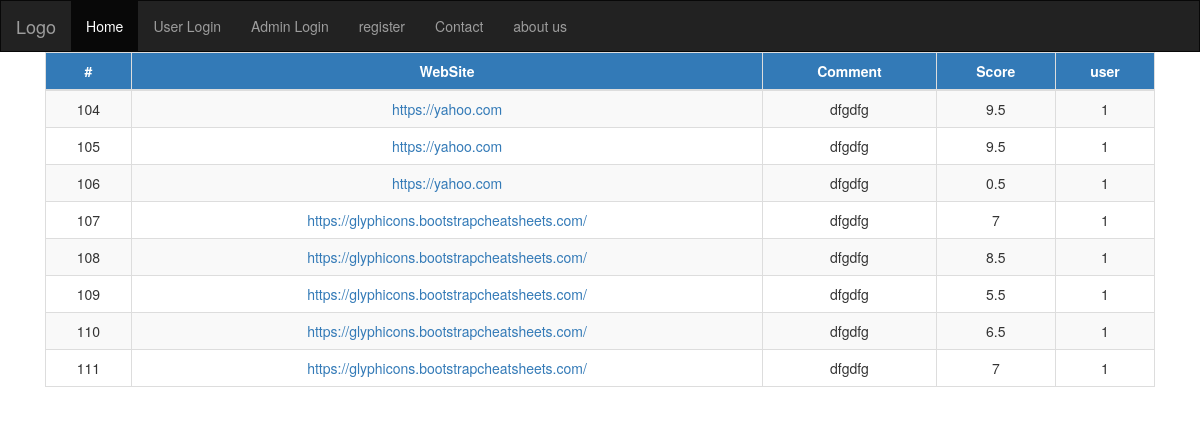
/admin/viewcomments.php (signed in), run on an earlier commit of the app's database.
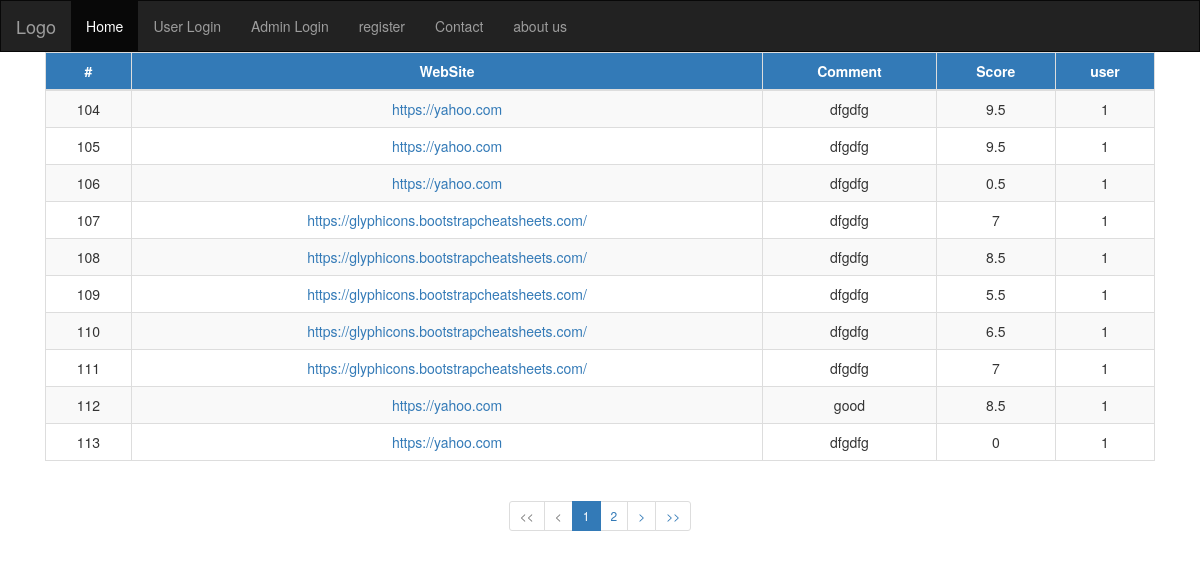
And on a later commit of the database.
### tables this page shows
CREATE TABLE `webcomment` (
  `comment_id` int(10) NOT NULL,
  `web_id` int(10) NOT NULL,
  `user_id` varchar(50) NOT NULL,
  `comment` varchar(800) NOT NULL,
  `score` float NOT NULL,
  `type` varchar(15) NOT NULL
);

CREATE TABLE `websites` (
  `website_name` varchar(200) NOT NULL,
  `web_id` int(10) NOT NULL,
  `add_by_user` varchar(50) NOT NULL,
  `tags` varchar(500) NOT NULL,
  `avg_score` float NOT NULL,
  `remark` varchar(15) NOT NULL
);

### admin/viewcomments.php (the view, shortened to what this page needs)
<?php
 include_once '../include/sqlConnect.php';
?>
<!DOCTYPE html>
<html lang="en">
<head>
  <link rel="stylesheet" href="https://maxcdn.bootstrapcdn.com/bootstrap/3.3.7/css/bootstrap.min.css">
</head>
<body>
 <div class="my-nav"></div>
<div class="container-fluid text-center body-cont center">
                <table class="table table-bordered table-striped text-center">
                        <thead>
                            <tr>
                                <th  class = "text-center btn-primary">#</th>
                                <th class = "text-center btn-primary">WebSite</th>
                                <th class = "text-center btn-primary">Comment</th>
                                <th class = "text-center btn-primary">Score</th>
                                <th class = "text-center btn-primary">user</th>
                            </tr>
                        </thead>
                        <tbody>
				<?php
				$limit = 10;
				$adjacents = 2;
				$sql = "SELECT COUNT(*) 'total_rows' FROM `webcomment`";
				$res = mysqli_fetch_object(mysqli_query($db, $sql));
				$total_rows = $res->total_rows;
				$total_pages = ceil($total_rows / $limit);
				if(isset($_GET['page']) && $_GET['page'] != "") {
					$page = $_GET['page'];
					$offset = $limit * ($page-1);
				} else {
					$page = 1;
					$offset = 0;
				}
                $query  = "SELECT webcomment.comment_id, websites.website_name,webcomment.user_id, webcomment.comment, webcomment.score
                    FROM webcomment
                    LEFT JOIN websites ON webcomment.web_id= websites.web_id
                    limit $offset, $limit";
				$result = mysqli_query($db, $query);
				if(mysqli_num_rows($result) > 0) {
					while($row = mysqli_fetch_assoc($result)) {
                        echo "<tr>
                        <td>".$row['comment_id']."</td>
                        <td><a href='".$row['website_name']."'>".$row['website_name']."</a></td>
                        <td>".$row['comment']."</td>
                        <td>".$row['score']."</td>
                        <td>".$row['user_id']."</td>
                        </tr>";
					}
				}
				if($total_pages <= (1+($adjacents * 2))) {
					$start = 1;
					$end   = $total_pages;
				}
				?>
				 </tbody>
            </table>
				<?php if($total_pages > 1) { ?>
					<ul class="pagination pagination-sm justify-content-center">
						<li class='page-item <?php ($page <= 1 ? print 'disabled' : '')?>'>
							<a class='page-link' href='?page=1'>&lt;&lt;</a>
						</li>
						<li class='page-item <?php ($page <= 1 ? print 'disabled' : '')?>'>
							<a class='page-link' href='?page=<?php ($page>1 ? print($page-1) : print 1)?>'>&lt;</a>
						</li>
						<?php for($i=$start; $i<=$end; $i++) { ?>
						<li class='page-item <?php ($i == $page ? print 'active' : '')?>'>
							<a class='page-link' href='?page=<?php echo $i;?>'><?php echo $i;?></a>
						</li>
						<?php } ?>
						<li class='page-item <?php ($page >= $total_pages ? print 'disabled' : '')?>'>
							<a class='page-link' href='?page=<?php ($page < $total_pages ? print($page+1) : print $total_pages)?>'>&gt;</a>
						</li>
						<li class='page-item <?php ($page >= $total_pages ? print 'disabled' : '')?>'>
							<a class='page-link' href='?page=<?php echo $total_pages;?>'>&gt;&gt;</a>
						</li>
					</ul>
				<?php } ?>
</div>
</body>
</html>

### admin/viewcomments.php (style rules this page uses)
.body-cont { margin-right : 30px; margin-left : 30px; }

What changed in the data, as far as the page shows it:
added webcomment: comment_id "112", web.website_name "https://yahoo.com", comment "good", score "8.5", user "1"
added webcomment: comment_id "113", web.website_name "https://yahoo.com", comment "dfgdfg", score "0", user "1"
Also different on the page:
new list line: "1"
new list line: "2"
